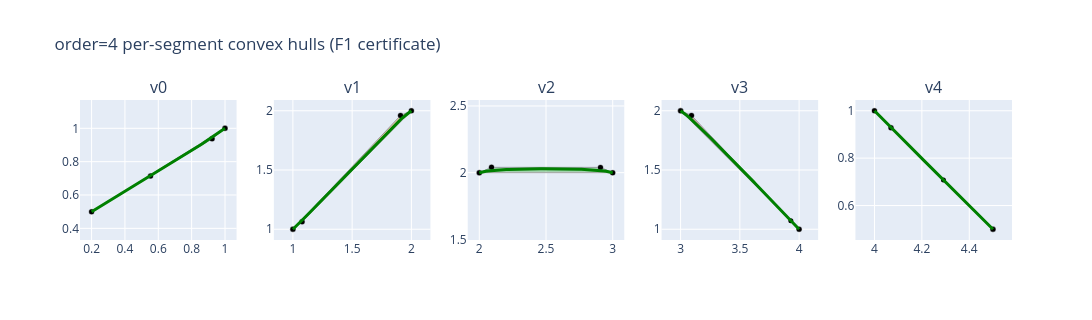

Notebook cell for this chart:
### Markdown cell above
## Per-segment convex hulls, individually zoomed

The same F1 hulls as above, but each in its own independently-scaled subplot rather
than all sharing the top-down view's scale -- a segment that's locally near-straight
(most of them here; curvature concentrates at the joins, not mid-segment) would
otherwise show up as an imperceptible sliver. Each panel is still independently
zoomable/pannable.

### Code cell
fig_hulls = make_subplots(rows=1, cols=sol4.size, subplot_titles=[f"v{i}" for i in range(sol4.size)])

for idx in range(sol4.size):
    cps2 = sol4.control_points(idx)[:, :2]
    hull = ConvexHull(cps2)
    loop = np.vstack([cps2[hull.vertices], cps2[hull.vertices][0]])
    color = REGION_COLORS[idx % len(REGION_COLORS)]
    fig_hulls.add_trace(go.Scatter(x=loop[:, 0], y=loop[:, 1], fill="toself",
        fillcolor=color, opacity=0.35, line=dict(color="black", width=1),
        showlegend=False, hoverinfo="skip"), row=1, col=idx + 1)
    fig_hulls.add_trace(go.Scatter(x=cps2[:, 0], y=cps2[:, 1], mode="markers",
        marker=dict(color="black", size=5), showlegend=False,
        hovertemplate="x=%{x:.3f}<br>y=%{y:.3f}<extra></extra>"), row=1, col=idx + 1)
    t_lo, t_hi = sol4.control_points(idx)[0, -1], sol4.control_points(idx)[-1, -1]
    ts_seg = np.linspace(t_lo, t_hi, 60)
    curve_seg = np.array([sol4.lerp(t)[:2] for t in ts_seg])
    fig_hulls.add_trace(go.Scatter(x=curve_seg[:, 0], y=curve_seg[:, 1], mode="lines",
        line=dict(color="green", width=3), showlegend=False, hoverinfo="skip"), row=1, col=idx + 1)
    suffix = "" if idx == 0 else str(idx + 1)
    fig_hulls.update_xaxes(scaleanchor=f"y{suffix}", row=1, col=idx + 1)

fig_hulls.update_layout(
    title="order=4 per-segment convex hulls (F1 certificate)",
    height=320, width=1500, showlegend=False,
)
fig_hulls

### Figure 1 — Plotly figure (JSON) as saved in the notebook; plotly's stock layout.template omitted (floating-point values rounded to 4 significant figures)
{"data": [{"fill": "toself", "fillcolor": "#1f77b4", "hoverinfo": "skip", "line": {"color": "black", "width": 1}, "opacity": 0.35, "showlegend": false, "type": "scatter", "x": [1.0, 0.2, 0.5535, 0.9225, 1.0], "xaxis": "x", "y": [1.0, 0.5, 0.7137, 0.9368, 1.0], "yaxis": "y"}, {"hovertemplate": "x=%{x:.3f}<br>y=%{y:.3f}<extra></extra>", "marker": {"color": "black", "size": 5}, "mode": "markers", "showlegend": false, "type": "scatter", "x": [0.2, 0.5535, 0.9225, 1.0], "xaxis": "x", "y": [0.5, 0.7137, 0.9368, 1.0], "yaxis": "y"}, {"hoverinfo": "skip", "line": {"color": "green", "width": 3}, "mode": "lines", "showlegend": false, "type": "scatter", "x": [0.2, 0.2137, 0.2274, 0.2411, 0.2548, 0.2685, 0.2822, 0.2959, 0.3096, 0.3233, 0.3369, 0.3506, 0.3643, 0.378, 0.3917, 0.4054, 0.4191, 0.4327, 0.4464, 0.4601, 0.4738, 0.4874, 0.5011, 0.5148, 0.5284, 0.5421, 0.5558, 0.5694, 0.5831, 0.5967, 0.6104, 0.624, 0.6376, 0.6513, 0.6649, 0.6785, 0.6921, 0.7057, 0.7193, 0.7329, 0.7465, 0.7601, 0.7736, 0.7872, 0.8007, 0.8142, 0.8278, 0.8412, 0.8547, 0.8682, 0.8816, 0.895, 0.9084, 0.9217, 0.935, 0.9483, 0.9614, 0.9745, 0.9874, 1.0], "xaxis": "x", "y": [0.5, 0.5083, 0.5166, 0.5248, 0.5331, 0.5414, 0.5497, 0.558, 0.5663, 0.5745, 0.5828, 0.5911, 0.5994, 0.6077, 0.616, 0.6243, 0.6326, 0.6409, 0.6492, 0.6575, 0.6658, 0.6741, 0.6824, 0.6908, 0.6991, 0.7074, 0.7158, 0.7241, 0.7324, 0.7408, 0.7491, 0.7575, 0.7659, 0.7743, 0.7826, 0.791, 0.7994, 0.8078, 0.8163, 0.8247, 0.8331, 0.8416, 0.8501, 0.8586, 0.8671, 0.8756, 0.8841, 0.8927, 0.9013, 0.9099, 0.9185, 0.9272, 0.936, 0.9448, 0.9536, 0.9626, 0.9716, 0.9808, 0.9902, 1.0], "yaxis": "y"}, {"fill": "toself", "fillcolor": "#ff7f0e", "hoverinfo": "skip", "line": {"color": "black", "width": 1}, "opacity": 0.35, "showlegend": false, "type": "scatter", "x": [1.0, 1.078, 2.0, 1.908, 1.0], "xaxis": "x2", "y": [1.0, 1.063, 2.0, 1.96, 1.0], "yaxis": "y2"}, {"hovertemplate": "x=%{x:.3f}<br>y=%{y:.3f}<extra></extra>", "marker": {"color": "black", "size": 5}, "mode": "markers", "showlegend": false, "type": "scatter", "x": [1.0, 1.078, 1.908, 2.0], "xaxis": "x2", "y": [1.0, 1.063, 1.96, 2.0], "yaxis": "y2"}, {"hoverinfo": "skip", "line": {"color": "green", "width": 3}, "mode": "lines", "showlegend": false, "type": "scatter", "x": [1.0, 1.018, 1.035, 1.052, 1.069, 1.086, 1.103, 1.119, 1.136, 1.153, 1.17, 1.186, 1.203, 1.22, 1.236, 1.253, 1.27, 1.286, 1.303, 1.32, 1.336, 1.353, 1.37, 1.386, 1.403, 1.42, 1.436, 1.453, 1.47, 1.486, 1.503, 1.52, 1.536, 1.553, 1.57, 1.587, 1.603, 1.62, 1.637, 1.654, 1.67, 1.687, 1.704, 1.721, 1.738, 1.755, 1.772, 1.789, 1.806, 1.823, 1.84, 1.857, 1.874, 1.891, 1.909, 1.926, 1.944, 1.962, 1.98, 2.0], "xaxis": "x2", "y": [1.0, 1.016, 1.033, 1.05, 1.067, 1.084, 1.101, 1.119, 1.136, 1.153, 1.171, 1.188, 1.205, 1.223, 1.24, 1.257, 1.275, 1.292, 1.309, 1.327, 1.344, 1.361, 1.379, 1.396, 1.413, 1.431, 1.448, 1.465, 1.483, 1.5, 1.517, 1.535, 1.552, 1.569, 1.586, 1.604, 1.621, 1.638, 1.655, 1.672, 1.689, 1.707, 1.724, 1.741, 1.758, 1.775, 1.792, 1.809, 1.825, 1.842, 1.859, 1.876, 1.892, 1.909, 1.925, 1.941, 1.957, 1.972, 1.987, 2.0], "yaxis": "y2"}, {"fill": "toself", "fillcolor": "#2ca02c", "hoverinfo": "skip", "line": {"color": "black", "width": 1}, "opacity": 0.35, "showlegend": false, "type": "scatter", "x": [2.0, 3.0, 2.908, 2.092, 2.0], "xaxis": "x3", "y": [2.0, 2.0, 2.04, 2.04, 2.0], "yaxis": "y3"}, {"hovertemplate": "x=%{x:.3f}<br>y=%{y:.3f}<extra></extra>", "marker": {"color": "black", "size": 5}, "mode": "markers", "showlegend": false, "type": "scatter", "x": [2.0, 2.092, 2.908, 3.0], "xaxis": "x3", "y": [2.0, 2.04, 2.04, 2.0], "yaxis": "y3"}, {"hoverinfo": "skip", "line": {"color": "green", "width": 3}, "mode": "lines", "showlegend": false, "type": "scatter", "x": [2.0, 2.016, 2.033, 2.049, 2.066, 2.083, 2.1, 2.117, 2.134, 2.151, 2.168, 2.185, 2.202, 2.219, 2.236, 2.253, 2.27, 2.287, 2.304, 2.321, 2.338, 2.355, 2.372, 2.389, 2.406, 2.423, 2.44, 2.457, 2.474, 2.491, 2.508, 2.526, 2.543, 2.56, 2.577, 2.594, 2.611, 2.628, 2.645, 2.662, 2.679, 2.696, 2.713, 2.73, 2.747, 2.764, 2.781, 2.798, 2.815, 2.832, 2.849, 2.866, 2.883, 2.9, 2.917, 2.934, 2.951, 2.967, 2.984, 3.0], "xaxis": "x3", "y": [2.0, 2.005, 2.008, 2.011, 2.013, 2.015, 2.017, 2.018, 2.019, 2.021, 2.022, 2.023, 2.023, 2.024, 2.025, 2.026, 2.026, 2.027, 2.027, 2.028, 2.028, 2.029, 2.029, 2.029, 2.029, 2.029, 2.03, 2.03, 2.03, 2.03, 2.03, 2.03, 2.03, 2.03, 2.029, 2.029, 2.029, 2.029, 2.028, 2.028, 2.028, 2.027, 2.027, 2.026, 2.026, 2.025, 2.024, 2.023, 2.022, 2.022, 2.02, 2.019, 2.018, 2.017, 2.015, 2.013, 2.011, 2.008, 2.005, 2.0], "yaxis": "y3"}, {"fill": "toself", "fillcolor": "#d62728", "hoverinfo": "skip", "line": {"color": "black", "width": 1}, "opacity": 0.35, "showlegend": false, "type": "scatter", "x": [3.0, 4.0, 3.092, 3.0], "xaxis": "x4", "y": [2.0, 1.0, 1.96, 2.0], "yaxis": "y4"}, {"hovertemplate": "x=%{x:.3f}<br>y=%{y:.3f}<extra></extra>", "marker": {"color": "black", "size": 5}, "mode": "markers", "showlegend": false, "type": "scatter", "x": [3.0, 3.092, 3.93, 4.0], "xaxis": "x4", "y": [2.0, 1.96, 1.072, 1.0], "yaxis": "y4"}, {"hoverinfo": "skip", "line": {"color": "green", "width": 3}, "mode": "lines", "showlegend": false, "type": "scatter", "x": [3.0, 3.02, 3.038, 3.057, 3.074, 3.092, 3.109, 3.127, 3.144, 3.161, 3.179, 3.196, 3.213, 3.23, 3.247, 3.264, 3.281, 3.298, 3.315, 3.332, 3.349, 3.365, 3.382, 3.399, 3.416, 3.433, 3.45, 3.466, 3.483, 3.5, 3.517, 3.533, 3.55, 3.567, 3.584, 3.6, 3.617, 3.634, 3.65, 3.667, 3.684, 3.7, 3.717, 3.734, 3.75, 3.767, 3.784, 3.8, 3.817, 3.834, 3.85, 3.867, 3.884, 3.9, 3.917, 3.933, 3.95, 3.967, 3.983, 4.0], "xaxis": "x4", "y": [2.0, 1.987, 1.973, 1.957, 1.942, 1.926, 1.909, 1.893, 1.877, 1.86, 1.844, 1.827, 1.81, 1.793, 1.777, 1.76, 1.743, 1.726, 1.709, 1.692, 1.675, 1.658, 1.641, 1.624, 1.606, 1.589, 1.572, 1.555, 1.538, 1.521, 1.503, 1.486, 1.469, 1.452, 1.434, 1.417, 1.4, 1.383, 1.365, 1.348, 1.331, 1.313, 1.296, 1.279, 1.261, 1.244, 1.226, 1.209, 1.192, 1.174, 1.157, 1.139, 1.122, 1.105, 1.087, 1.07, 1.052, 1.035, 1.017, 1.0], "yaxis": "y4"}, {"fill": "toself", "fillcolor": "#9467bd", "hoverinfo": "skip", "line": {"color": "black", "width": 1}, "opacity": 0.35, "showlegend": false, "type": "scatter", "x": [4.5, 4.0, 4.07, 4.5], "xaxis": "x5", "y": [0.5, 1.0, 0.9283, 0.5], "yaxis": "y5"}, {"hovertemplate": "x=%{x:.3f}<br>y=%{y:.3f}<extra></extra>", "marker": {"color": "black", "size": 5}, "mode": "markers", "showlegend": false, "type": "scatter", "x": [4.0, 4.07, 4.291, 4.5], "xaxis": "x5", "y": [1.0, 0.9283, 0.7079, 0.5], "yaxis": "y5"}, {"hoverinfo": "skip", "line": {"color": "green", "width": 3}, "mode": "lines", "showlegend": false, "type": "scatter", "x": [4.0, 4.008, 4.017, 4.025, 4.034, 4.042, 4.05, 4.059, 4.067, 4.076, 4.084, 4.093, 4.101, 4.11, 4.118, 4.127, 4.135, 4.144, 4.152, 4.16, 4.169, 4.177, 4.186, 4.194, 4.203, 4.211, 4.22, 4.228, 4.237, 4.245, 4.254, 4.262, 4.271, 4.279, 4.288, 4.296, 4.305, 4.313, 4.322, 4.33, 4.339, 4.347, 4.356, 4.364, 4.373, 4.381, 4.39, 4.398, 4.407, 4.415, 4.424, 4.432, 4.441, 4.449, 4.458, 4.466, 4.475, 4.483, 4.492, 4.5], "xaxis": "x5", "y": [1.0, 0.9914, 0.9829, 0.9743, 0.9658, 0.9573, 0.9488, 0.9403, 0.9318, 0.9233, 0.9148, 0.9063, 0.8978, 0.8893, 0.8808, 0.8723, 0.8639, 0.8554, 0.8469, 0.8384, 0.83, 0.8215, 0.813, 0.8046, 0.7961, 0.7876, 0.7791, 0.7707, 0.7622, 0.7538, 0.7453, 0.7368, 0.7284, 0.7199, 0.7114, 0.703, 0.6945, 0.6861, 0.6776, 0.6691, 0.6607, 0.6522, 0.6438, 0.6353, 0.6268, 0.6184, 0.6099, 0.6015, 0.593, 0.5846, 0.5761, 0.5676, 0.5592, 0.5507, 0.5423, 0.5338, 0.5254, 0.5169, 0.5085, 0.5], "yaxis": "y5"}], "layout": {"annotations": [{"font": {"size": 16}, "showarrow": false, "text": "v0", "x": 0.084, "xanchor": "center", "xref": "paper", "y": 1, "yanchor": "bottom", "yref": "paper"}, {"font": {"size": 16}, "showarrow": false, "text": "v1", "x": 0.292, "xanchor": "center", "xref": "paper", "y": 1, "yanchor": "bottom", "yref": "paper"}, {"font": {"size": 16}, "showarrow": false, "text": "v2", "x": 0.5, "xanchor": "center", "xref": "paper", "y": 1, "yanchor": "bottom", "yref": "paper"}, {"font": {"size": 16}, "showarrow": false, "text": "v3", "x": 0.708, "xanchor": "center", "xref": "paper", "y": 1, "yanchor": "bottom", "yref": "paper"}, {"font": {"size": 16}, "showarrow": false, "text": "v4", "x": 0.916, "xanchor": "center", "xref": "paper", "y": 1, "yanchor": "bottom", "yref": "paper"}], "height": 320, "showlegend": false, "title": {"text": "order=4 per-segment convex hulls (F1 certificate)"}, "width": 1500, "xaxis": {"anchor": "y", "domain": [0, 0.168], "scaleanchor": "y"}, "xaxis2": {"anchor": "y2", "domain": [0.208, 0.376], "scaleanchor": "y2"}, "xaxis3": {"anchor": "y3", "domain": [0.416, 0.584], "scaleanchor": "y3"}, "xaxis4": {"anchor": "y4", "domain": [0.624, 0.792], "scaleanchor": "y4"}, "xaxis5": {"anchor": "y5", "domain": [0.832, 1], "scaleanchor": "y5"}, "yaxis": {"anchor": "x", "domain": [0, 1]}, "yaxis2": {"anchor": "x2", "domain": [0, 1]}, "yaxis3": {"anchor": "x3", "domain": [0, 1]}, "yaxis4": {"anchor": "x4", "domain": [0, 1]}, "yaxis5": {"anchor": "x5", "domain": [0, 1]}}}
